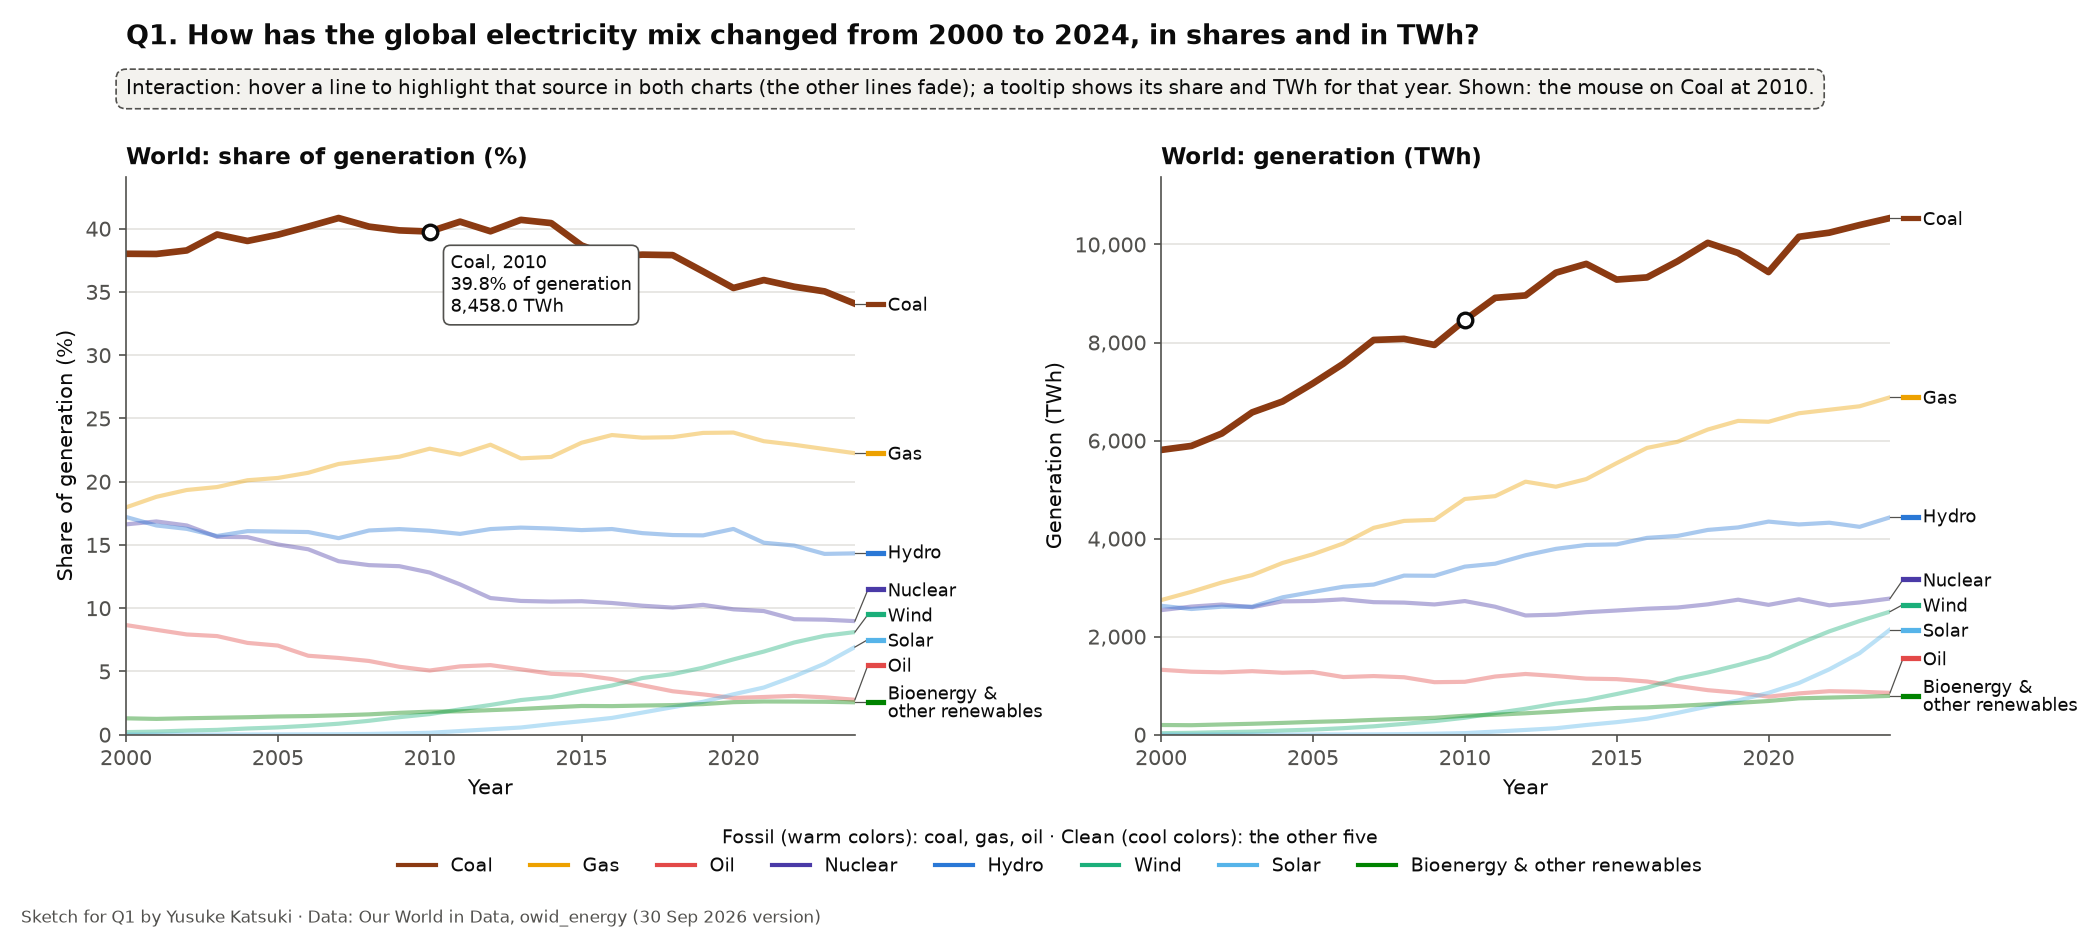

Write Python code to recreate this figure.
"""Q1 sketch: the global electricity mix, 2000-2024, in shares and in TWh.

Two line charts side by side, one line per source.
The static sketch shows the hover state: the mouse is on the coal line at 2010.
"""

import matplotlib.pyplot as plt
from matplotlib.lines import Line2D

from common import SOURCES, draw_mix, footer, interaction_note, mark_point, read, save, tooltip

HOVER_SOURCE, HOVER_YEAR = "Coal", 2010

world = read("country_year.csv")
world = world[world["country"] == "World"]

fig, (ax_share, ax_twh) = plt.subplots(1, 2, figsize=(14, 6.2))
fig.subplots_adjust(left=0.06, right=0.9, top=0.81, bottom=0.21, wspace=0.42)
share, twh = draw_mix(ax_share, ax_twh, world, "World", highlight=HOVER_SOURCE)

# Hover state: the same source is highlighted in both charts; the tooltip shows both values for that year.
share_value = share.loc[share["year"] == HOVER_YEAR, HOVER_SOURCE].iloc[0]
twh_value = twh.loc[twh["year"] == HOVER_YEAR, HOVER_SOURCE].iloc[0]
mark_point(ax_share, HOVER_YEAR, share_value)
mark_point(ax_twh, HOVER_YEAR, twh_value)
tooltip(ax_share, HOVER_YEAR, share_value, f"{HOVER_SOURCE}, {HOVER_YEAR}\n{share_value:.1f}% of generation\n{twh_value:,.1f} TWh")

fig.suptitle("Q1. How has the global electricity mix changed from 2000 to 2024, in shares and in TWh?",
             x=0.06, y=0.975, ha="left", fontsize=13, fontweight="bold")
interaction_note(fig, 0.06, 0.915,
                 "hover a line to highlight that source in both charts (the other lines fade); "
                 "a tooltip shows its share and TWh for that year. Shown: the mouse on Coal at 2010.")

handles = [Line2D([], [], color=color, linewidth=2) for _, color, _ in SOURCES]
fig.legend(handles, [name for name, _, _ in SOURCES], loc="lower center", ncol=8, frameon=False,
           bbox_to_anchor=(0.5, 0.04), title="Fossil (warm colors): coal, gas, oil · Clean (cool colors): the other five",
           title_fontsize=9, fontsize=9)
footer(fig, "Q1")
save(fig, "q1.png")
